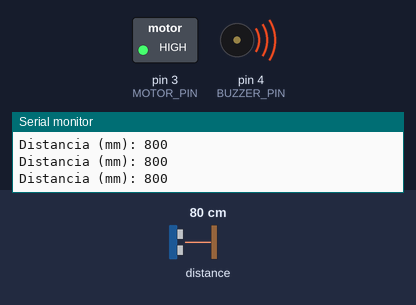
This sketch was run on a simulated Arduino Uno, built with avr-gcc and run on an emulated ATmega328P. Parts: switched loads named in the sketch (green lamp = pin HIGH), buzzer (waves = sounding), the last lines printed to the serial monitor. The inputs (shaded band) are chosen by the test bench; at power-on: distance to the obstacle 80 cm.

Above: at 1.2 s.
1.3 s: distance to the obstacle set to 5 cm
3.4 s: distance to the obstacle set to 2 cm
At 4.6 s:
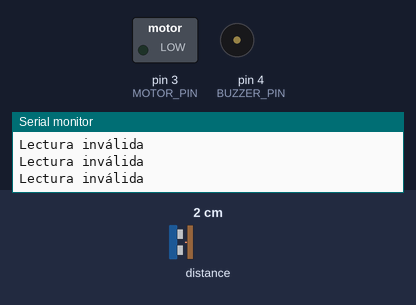
5.5 s: distance to the obstacle set to 37 cm
7.0 s: distance to the obstacle set to 43 cm
At 8.6 s:
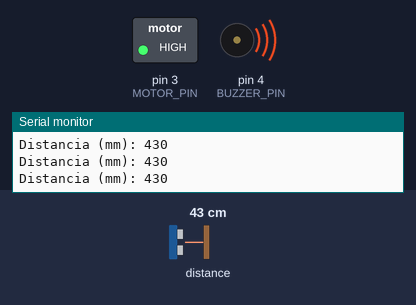
10.0 s: distance to the obstacle set to 95 cm
13.0 s: distance to the obstacle set to 103 cm
At 14.5 s:
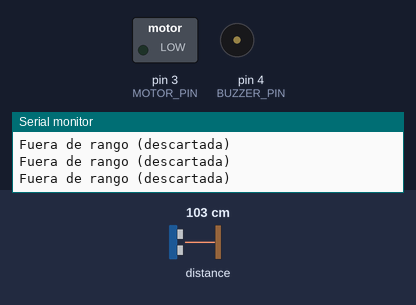
Timing chart, 0 to 16.0 s (numbered marks = the images above; inputs shaded):
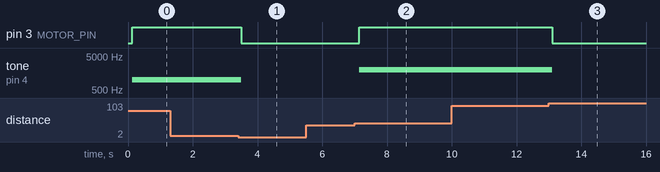

The sketch:

proyecto_final.ino
```cpp
#include "Adafruit_VL53L0X.h"

Adafruit_VL53L0X lox = Adafruit_VL53L0X();

// Pines de salida
#define MOTOR_PIN 3
#define BUZZER_PIN 4

// ---- Variables para histéresis ----
bool alarmaActiva = false;
const int DISTANCIA_ON  = 1000; // enciende motor/buzzer a 1m o menos
const int DISTANCIA_OFF = 1050; // apaga recién cuando pasa 1,05m

// ---- Variables de filtro ----
static int ultimaDistancia = -1;

// ---- Función para leer distancia con promedio ----
int leerDistanciaPromedio(int muestras = 3) {
  long suma = 0;
  int validas = 0;

  for (int i = 0; i < muestras; i++) {
    VL53L0X_RangingMeasurementData_t measure;
    lox.rangingTest(&measure, false);

    if (measure.RangeStatus != 4 && measure.RangeMilliMeter > 30) {
      suma += measure.RangeMilliMeter;
      validas++;
    }
    delay(10);
  }

  if (validas > 0) {
    return suma / validas;
  } else {
    return -1;
  }
}

void setup() {
  Serial.begin(9600);

  pinMode(MOTOR_PIN, OUTPUT);

  Serial.println("Iniciando VL53L0X...");
  if (!lox.begin()) {
    Serial.println(F("Error al iniciar VL53L0X"));
    while (1);
  }
}

void loop() {
  int distancia = leerDistanciaPromedio();

  if (distancia != -1) {
    // ---- Filtro de rango confiable ----
    if (distancia > 1000 || distancia < 30) {
      Serial.println("Fuera de rango (descartada)");
      alarmaActiva = false;
      digitalWrite(MOTOR_PIN, LOW);
      noTone(BUZZER_PIN);
      return;
    }

    // ---- Filtro anti-salto brusco ----
    if (ultimaDistancia != -1 && abs(distancia - ultimaDistancia) > 400) {
      Serial.print("Lectura descartada por salto brusco: ");
      Serial.println(distancia);
      return;
    }
    ultimaDistancia = distancia;

    // ---- Mostrar distancia ----
    Serial.print("Distancia (mm): ");
    Serial.println(distancia);

    // ---- Histéresis ----
    if (!alarmaActiva && distancia <= DISTANCIA_ON) {
      alarmaActiva = true;
    } else if (alarmaActiva && distancia >= DISTANCIA_OFF) {
      alarmaActiva = false;
    }

    // ---- Motor ----
    digitalWrite(MOTOR_PIN, alarmaActiva ? HIGH : LOW);

    // ---- Buzzer con frecuencia variable ----
    if (alarmaActiva) {
      if (distancia <= 500) {
        tone(BUZZER_PIN, 2000); // más cerca = tono agudo
      } else {
        tone(BUZZER_PIN, 1000); // entre 0,5m y 1m = tono medio
      }
    } else {
      noTone(BUZZER_PIN); // apagar buzzer
    }

  } else {
    Serial.println("Lectura inválida");
    alarmaActiva = false;
    digitalWrite(MOTOR_PIN, LOW);
    noTone(BUZZER_PIN);
  }

}
```

Measured:
- the behaviour switches between 4 and 3 cm on distance to the obstacle (found by bisection; images 0 and 1)
- the behaviour switches between 39 and 40 cm on distance to the obstacle (found by bisection; images 1 and 2)
- the behaviour switches between 100 and 101 cm on distance to the obstacle (found by bisection; images 2 and 3)
- after the input at 3.4 s, pin 3 (MOTOR_PIN): HIGH → LOW after 0.10 s; tone on pin 4 (BUZZER_PIN): 1000 Hz → silent after 0.10 s
- after the input at 7.0 s, pin 3 (MOTOR_PIN): LOW → HIGH after 0.14 s; tone on pin 4 (BUZZER_PIN): silent → 2000 Hz after 0.14 s
- after the input at 13.0 s, pin 3 (MOTOR_PIN): HIGH → LOW after 0.11 s; tone on pin 4 (BUZZER_PIN): 2000 Hz → silent after 0.11 s
